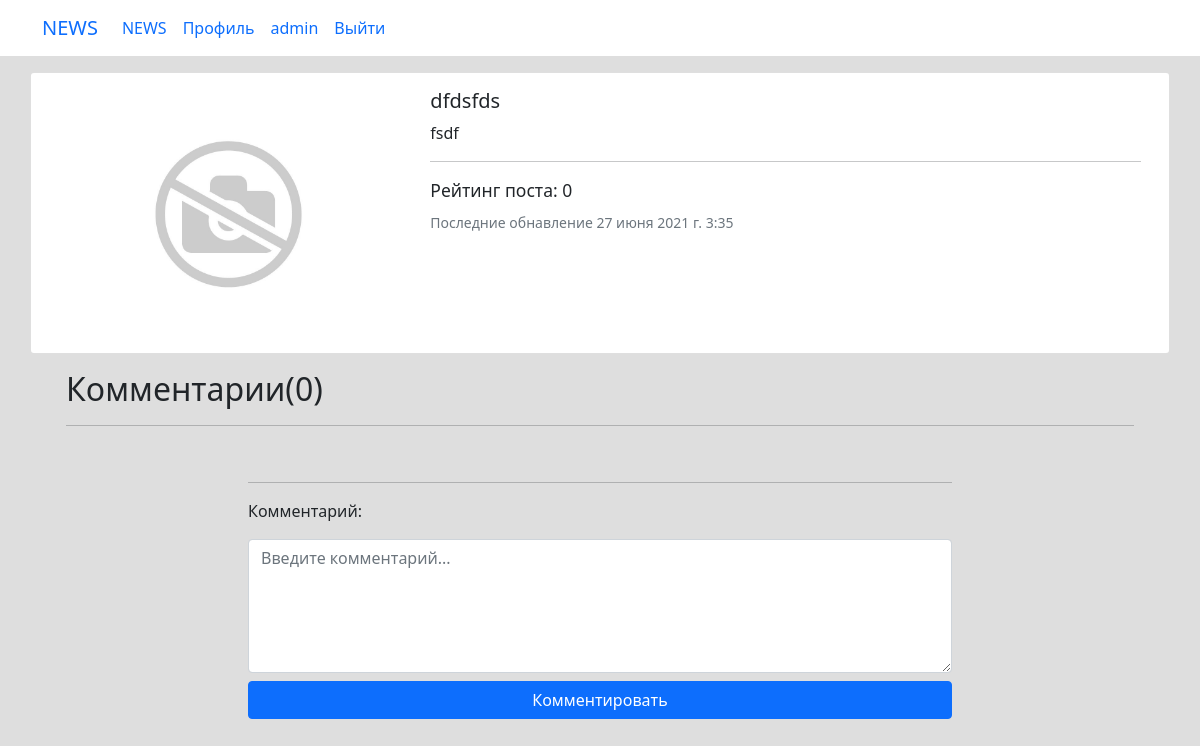
The app's page /news/185 (signed in) with its own data.
### news/models.py (models this page shows, shortened)
class Post(models.Model):
    PostAuthor = models.ForeignKey(Author, on_delete=models.CASCADE, verbose_name='Автор поста')
    PostNews = 'PN'
    PostArticle = 'PA'
    POSITIONS = [
        (PostArticle, 'Статья'),
        (PostNews, 'Новость'),
    ]
    postCategory = models.ManyToManyField(Category, verbose_name='Категория поста',  through='PostCategory')
    title = models.CharField(max_length=50, verbose_name='Название')
    positions = models.CharField(max_length=2, choices=POSITIONS, default=PostArticle, verbose_name='Тип поста')
    category_id = models.ForeignKey(Category, verbose_name='Категория', null=True, on_delete=models.CASCADE, related_name='category_id')
    data = models.DateTimeField(auto_now_add=True, verbose_name='Дата создания')
    data_update = models.DateTimeField(auto_now=True, verbose_name='Дата редактирования')
    photo = models.ImageField(upload_to='photos/%Y/%m/%d/', verbose_name='Фото', blank=True, default='/photos/def/1.jpg/')
    previewName = models.CharField(max_length=128, verbose_name='Превью поста')
    text = RichTextField(blank=True, null=True, verbose_name='Текст поста')
    rating = models.SmallIntegerField(default=0, verbose_name='Рейтинг')
    public = models.BooleanField(default=True, verbose_name='Опубликовано')
    class Meta:
        verbose_name = 'Пост'
        verbose_name_plural = 'Посты'

### news/views.py (the view, shortened to what this page needs)
# urls.py: path('<int:pk>', new.as_view(), name='news_detail'),
class new(LoginRequiredMixin, PermissionRequiredMixin, DetailView):
    model = Post
    template_name = 'new_home.html'
    context_object_name = 'new'
    permission_required = 'news.view_post'
    form = CommentForm
    def get_context_data(self, **kwargs):
        context = super().get_context_data(**kwargs)
        post_comments_count = Comment.objects.all().filter(post=self.object.id).count()
        post_comments = Comment.objects.all().filter(post=self.object.id)
        context['pc_post'] = PostCategory.objects.filter(pcPost=self.kwargs['pk'])
        context.update({
            'form': self.form,
            'post_comments': post_comments,
            'post_comments_count': post_comments_count
        })
        return context
    def get_object(self, *args, **kwargs):
        obj = cache.get(f"new-{self.kwargs['pk']}", None)
        if not obj:
            obj = super().get_object(queryset=self.get_queryset())
            cache.set(f"new-{self.kwargs['pk']}", obj)
        return obj

### templates/new_home.html (shortened to what this page needs)
<!doctype html>
<html lang="en">
<head>{% extends 'flatpages/base.html' %} {% load custom_filters %}
{%block content%}
<div class="card mb-3" style="max-width: 1920px;">
    <div class="row g-0">
        <div class="col-md-4">
            {%if new.photo%}
            <img src="{{new.photo.url}}" class="img-fluid rounded-start" alt="...">
            {%endif%}
        </div>
        <div class="col-md-8">
            <div class="card-body">
                <h5 class="card-title">{{new.title}}</h5>
                <p class="card-text">{{new.text|safe}}</p>
                <hr>
                <h5 class="card-text"><small class="text-dark">Рейтинг поста: {{new.rating}}</small></h5>
                <p class="card-text"><small class="text-muted">Последние обнавление {{new.data_update}}</small></p>
            </div>
        </div>
    </div>
</div>
<div class="section">
    <div class="container">
        <h2>Комментарии({{post_comments_count}})</h2
        <br>
        <hr>
        <div class="row">
            <div class="col-lg-8 mx-auto">
                <br>
                <hr>
                <form method="POST" action="{% url 'news_detail' new.pk %}">
                    <div class="form-group d-grid gap-2">
                        <label for="{{form.commentText.id_for_label}}" class="form-label">Комментарий: </label>
                        {{form.commentText}}
                        <button type="submit" class="btn btn-primary">Комментировать</button>
                    </div>
                </form>
            </div>
        </div>
    </div>
</div>
{%endblock%}

### records on screen
Post: photo (picture), title "dfdsfds", text "fsdf", rating "0", data_update "27 июня 2021 г. 3:35"

### other values on screen
{{ post_comments_count }} "0"
